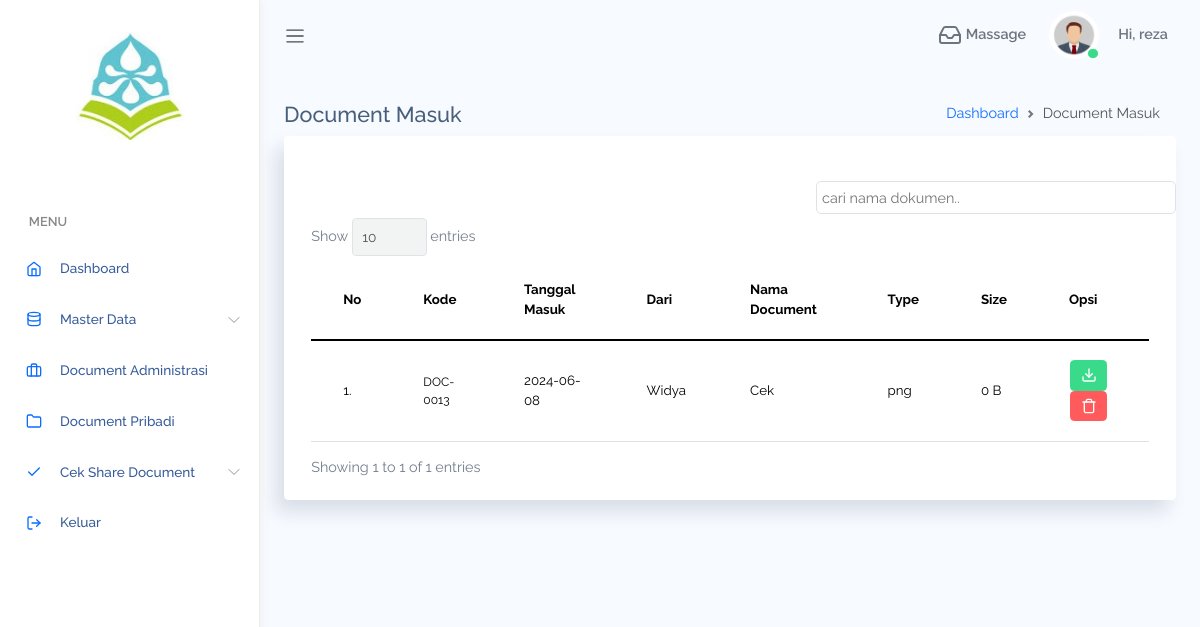
The app's page /pages/document_masuk.php (signed in) with its own data.
### tables this page shows
CREATE TABLE `share_document` (
  `id_share` int(11) NOT NULL,
  `id_from_user` int(11) NOT NULL,
  `id_to_user` int(11) NOT NULL,
  `id_document_pribadi` int(11) NOT NULL,
  `created_at` datetime DEFAULT current_timestamp()
);

CREATE TABLE `document_pribadi` (
  `id` int(11) NOT NULL,
  `id_user` int(11) NOT NULL,
  `id_jenis_document` varchar(11) NOT NULL,
  `nama_document` text NOT NULL,
  `file` text NOT NULL,
  `tgl_upload` date NOT NULL
);

CREATE TABLE `user` (
  `id_user` int(11) NOT NULL,
  `username` varchar(80) NOT NULL,
  `password` text NOT NULL,
  `level` varchar(20) NOT NULL
);

### pages/document_masuk.php (the view, shortened to what this page needs)
<?php
include "../koneksi/koneksi.php";
$level = $_SESSION['level'];
$id_user = $_SESSION['id_user'];
function fsize($file)
{
    $a = array("B", "KB", "MB", "GB", "TB", "PB");
    $pos = 0;
    $size = filesize($file);
    return round($size, 2) . " " . $a[$pos];
}
?>
<!DOCTYPE html>
<html lang="en">
<head>
    <link rel="stylesheet" href="assets/css/bootstrap.css">
    <link rel="stylesheet" href="assets/vendors/DataTables/datatables.css">
    <link rel="stylesheet" href="assets/css/mystyle.css">
    <link rel="stylesheet" href="assets/vendors/perfect-scrollbar/perfect-scrollbar.css">
    <link rel="stylesheet" href="assets/css/app.css">
</head>
<body>
    <div id="app">
        <div id="sidebar" class='active'>
            <div class="sidebar-wrapper active">
                <div class="sidebar-header">
                    <img style="width: 55%; height: auto; display: block; margin-left: auto; margin-right: auto;" src="assets/images/smk.jpg">
                </div>
                <div class="sidebar-menu">
                    <ul class="menu">
                        <li class='sidebar-title'>Menu</li>
                        <li class="sidebar-item">
                            <a href="dashboard" class='sidebar-link'>
                                <i data-feather="home" width="20"></i>
                                <span>Dashboard</span>
                            </a>
                        </li>
                        <?php
                        if ($level == "Administratif") {
                        ?>
                            <li class="sidebar-item  has-sub">
                                <a href="#" class='sidebar-link'>
                                    <i data-feather="database" width="20"></i>
                                    <span>Master Data</span>
                                </a>
                            </li>
                        <?php } ?>
                        <li class="sidebar-item">
                            <a href="document" class='sidebar-link'>
                                <i data-feather="briefcase" width="20"></i>
                                <span>Document Administrasi</span>
                            </a>
                        </li>
                        <li class="sidebar-item">
                            <a href="document_pribadi" class='sidebar-link'>
                                <i data-feather="folder" width="20"></i>
                                <span>Document Pribadi</span>
                            </a>
                        </li>
                <li class="sidebar-item  has-sub">
                    <a href="#" class='sidebar-link'>
                        <i data-feather="check" width="20"></i>
                        <span>Cek Share Document</span>
                    </a>
                </li>
                        <li class="sidebar-item">
                            <a href="logout" onclick="return confirm('Ingin Keluar dari Aplikasi ?')" class='sidebar-link'>
                                <i data-feather="log-out" width="20"></i>
                                <span>Keluar</span>
                            </a>
                        </li>
                    </ul>
                </div>
            </div>
        </div>
        <div id="main">
            <?php
            require_once "../template/sidebar.php";
            ?>
            <div class="main-content container-fluid">
                <div class="page-title">
                    <div class="row">
                        <div class="col-12 col-md-6 order-md-1 order-last">
                            <h4>Document Masuk</h4>
                        </div>
                        <div class="col-12 col-md-6 order-md-2 order-first">
                            <nav aria-label="breadcrumb" class='breadcrumb-header'>
                                <ol class="breadcrumb">
                                    <li class="breadcrumb-item"><a href="dashboard">Dashboard</a></li>
                                    <li class="breadcrumb-item active" aria-current="page">Document Masuk</li>
                                </ol>
                            </nav>
                        </div>
                    </div>
                </div>
                <section class="section">
    <div class="card">
        <div class="card-header">
        </div>
        <div class="box-input">
            <input type="text" id="searchInput" placeholder="cari nama dokumen..">
            <br>
        </div>
        <div class="card-body">
            <div class="table-responsive">
                <table style="color: black; font-size: 10pt;" class="table table-datatable" id="myTable">
                    <thead>
                        <tr>
                            <th>No</th>
                            <th>Kode</th>
                            <th>Tanggal Masuk</th>
                            <th>Dari</th>
                            <th>Nama Document</th>
                            <th>Type</th>
                            <th>Size</th>
                            <th>Opsi</th>
                        </tr>
                    </thead>
                    <tbody>
                                    <?php
                                    $no = 1;
                                    $Document = mysqli_query($koneksi, "SELECT *, DATE(share_document.created_at) AS tanggal_created_at
                                    FROM share_document
                                    INNER JOIN user AS user_from ON share_document.id_from_user=user_from.id_user
                                    INNER JOIN document_pribadi ON share_document.id_document_pribadi=document_pribadi.id
                                    WHERE share_document.id_to_user='$id_user'
                                    ORDER BY document_pribadi.nama_document");
                                    while ($row_Document = mysqli_fetch_array($Document)) {
                                        $rfile = $row_Document['file'];
                                        $username = $row_Document['username'];
                                        $file = "file_pribadi/$username/$rfile";
                                    ?>
                                        <tr style="color: black;">
                                            <td><?= $no++ ?>.</td>
                                            <td style="font-size: 9pt;"><?= ($row_Document['id'] > 1000) ? 'DOC-' . $row_Document['id'] : 'DOC-00' . $row_Document['id']  ?></td>
                                            <td><?= $row_Document['tanggal_created_at']; ?></td>
                                            <td><?= $row_Document['username']; ?></td>
                                            <td><?= $row_Document['nama_document']; ?></td>
                                            <td>
                                                <?php
                                                $x = explode('.', $rfile);
                                                $type = strtolower(end($x));
                                                echo $type;
                                                ?>
                                            </td>
                                            <td>
                                                <?= fsize($file); ?>
                                            </td>
                                            <td>
                                                <table>
                                                    <tr>
                                                        <td>
<a style="font-size: 6pt;" href="<?= $file ?>" class="btn icon btn-success" download>
    <i data-feather="download"></i>
</a>
<a style="font-size: 6pt;" href="document_keluar?aksi=hapus&id" onclick="return confirm('Yakin Ingin hapus Document ini ?')" class="btn icon btn-danger">
                                                                <i data-feather="trash"></i>
                                                            </a>
                                                        </td>
                                                    </tr>
                                                </table>
                                            </td>
                                        </tr>
                                    <?php } ?>
                                </tbody>
                            </table>
                        </div>
                    </div>
                </section>
            </div>
            <?php
            require_once "../template/footer.php";
            ?>
        </div>
    </div>
</body>
</html>

### pages/assets/css/mystyle.css (style rules this page uses)
#myTable { border-collapse: collapse; border-spacing: 0; }
.box-input { width: 100%; }
#searchInput { width: 360px; float: right; border: 1px solid #dfe3e7; padding: 5px; border-radius: 5px; }

### pages/assets/css/app.css (style rules this page uses)
* { font-family:Raleway }
#app { position:relative }
#main { margin-left:260px;background-color:#f7faff;min-height:100vh;transition:margin-left .6s ease-out }
#main .main-content { padding:2rem 1.5rem }
.breadcrumb-header .breadcrumb { justify-content:flex-end }
a { text-decoration:none }
a,button { outline:0 }
.feather,i { font-size:14px;height:1rem }
.btn i,.btn svg { width:16px;height:16px }
.btn.icon { padding:.4rem .6rem }
.btn.icon svg { width:16px;height:16px }
.btn.btn-danger,.btn.btn-dark,.btn.btn-info,.btn.btn-light,.btn.btn-link,.btn.btn-primary,.btn.btn-secondary,.btn.btn-success,.btn.btn-warning { color:#fff }
#sidebar.active .sidebar-wrapper { left:0 }
.sidebar-wrapper { width:260px;height:100vh;position:fixed;top:0;z-index:10;background-color:#fff;bottom:0;border-right:1px solid #eee;box-shadow:0 0 10px #ececec;left:-260px;transition:left .6s ease-out }
.sidebar-wrapper .sidebar-header { padding:2rem 2rem 1rem;font-size:2rem;font-weight:700 }
.sidebar-wrapper .sidebar-header img { height:2.5rem }
.sidebar-wrapper .menu { padding-left:0;margin-top:2rem }
.sidebar-wrapper .menu .sidebar-title { padding:1.5rem 1.8rem .5rem;font-size:.8rem;font-weight:600;color:#888;text-transform:uppercase }
.sidebar-wrapper .menu .sidebar-link { display:block;padding:.7rem 1.5rem;font-size:.85rem;display:flex;align-items:center;transition:all .5s }
.sidebar-wrapper .menu .sidebar-link>span { color:#053382;font-weight:500;margin-left:1rem;opacity:.8 }
.sidebar-wrapper .menu .sidebar-item { list-style:none;margin-top:.5rem;position:relative }
.sidebar-wrapper .menu .sidebar-item.has-sub .sidebar-link:after { position:absolute;color:#ccc;right:15px;top:12px;display:block }
.card { box-shadow:-8px 12px 18px 0 rgba(25,42,70,.13);margin-bottom:2.2rem }
.card .card-header { border:none }
.card .card-header~.card-body { padding-top:0 }
.card .card-body { padding:1.4rem 1.7rem }
.dataTable-table td,.dataTable-table thead th,.table td,.table thead th { vertical-align:middle }
.dataTable-table thead th,.table thead th { border-bottom:2px solid #475f7b }

### records on screen
share_document: id_document_pribadi "13", tanggal_created_at "2024-06-08", id_from_user.username "Widya", id_document_pribadi.nama_document "Cek", type "png", id_from_user.file "0 B"

### other values on screen
$_SESSION['username'] "reza"
